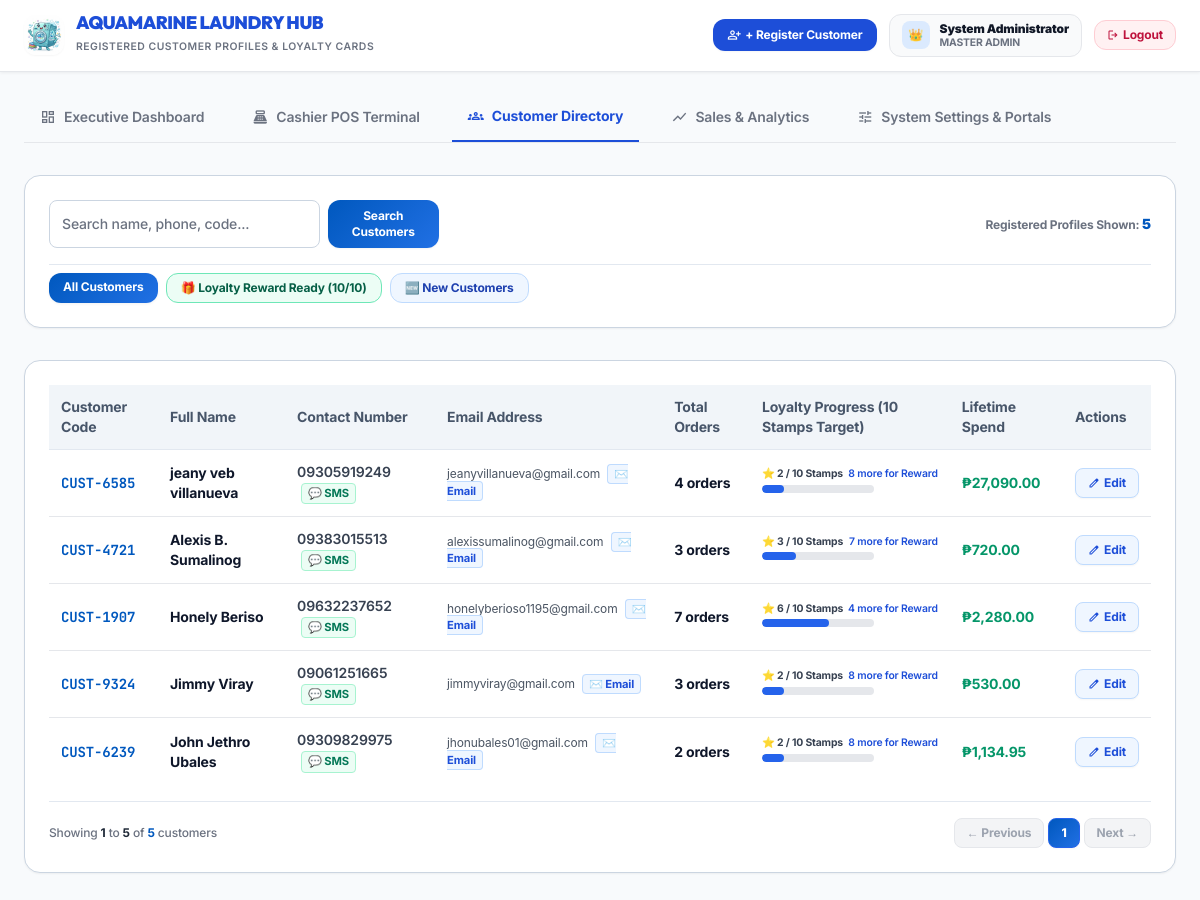
Screenshot of /pages/customers.php with the database file from the repository.
### tables this page shows
CREATE TABLE settings (
            setting_key TEXT PRIMARY KEY,
            setting_value TEXT
        );

CREATE TABLE customers (
            id INTEGER PRIMARY KEY AUTOINCREMENT,
            customer_code TEXT UNIQUE NOT NULL,
            name TEXT NOT NULL,
            contact TEXT DEFAULT 'N/A',
            email TEXT,
            address TEXT,
            created_at DATETIME DEFAULT CURRENT_TIMESTAMP
        );

### pages/customers.php (the view, shortened to what the rows shown need)
<?php
require_once __DIR__ . '/app/Database.php';
require_once __DIR__ . '/app/OrderService.php';
$orderService = new OrderService();
$db = Database::getInstance();
$search = trim($_GET['search'] ?? '');
$filter = trim($_GET['filter'] ?? 'all');
$page = max(1, (int)($_GET['page'] ?? 1));
$limit = 10;
$allCustomers = $db->fetchAll("
    SELECT
        c.*,
        COUNT(o.id) as total_orders,
        SUM(CASE WHEN o.order_status IN ('Completed', 'Claimed', 'Claimed / Completed', 'Ready for Pickup', 'Out for Delivery', 'Delivered', 'Delivered / Completed') THEN 1 ELSE 0 END) as completed_orders_count,
        COALESCE(SUM(o.paid_amount), 0) as lifetime_spend
    FROM customers c
    LEFT JOIN orders o ON o.customer_id = c.id
    WHERE c.name LIKE ? OR c.contact LIKE ? OR c.customer_code LIKE ?
    GROUP BY c.id
    ORDER BY c.id DESC
", ["%$search%", "%$search%", "%$search%"]);
$targetStamps = max(1, (int)($orderService->getSetting('loyalty_stamps_target', '11')));
$offset = ($page - 1) * $limit;
$customers = array_slice($allCustomers, $offset, $limit);
?>
<!DOCTYPE html>
<html class="light" lang="en">
<head>
    <link href="assets/css/offline-tailwind.css" rel="stylesheet"/>
    <script src="https://cdn.tailwindcss.com?plugins=forms,container-queries"></script>
    <script id="tailwind-config">
        tailwind.config = {
            darkMode: "class",
            theme: {
                extend: {
                    "colors": {
                        "primary": "#0058be",
                        "primary-container": "#2170e4",
                        "secondary": "#006c49",
                        "background": "#f8fafc",
                        "surface": "#f8fafc",
                        "on-surface": "#0f172a",
                        "on-surface-variant": "#475569",
                        "surface-container-lowest": "#ffffff",
                        "surface-container-low": "#f1f5f9"
                    },
                    "fontFamily": {
                        "headline": ["Outfit", "Plus Jakarta Sans", "sans-serif"],
                        "subheading": ["Plus Jakarta Sans", "sans-serif"],
                        "body": ["Inter", "sans-serif"],
                        "mono": ["JetBrains Mono", "monospace"]
                    }
                },
            },
        }
    </script>
</head>
<body class="bg-background font-body text-on-surface">
    <header class="bg-white border-b border-gray-200 px-6 py-3.5 sticky top-0 z-40 shadow-xs">
        <div class="max-w-7xl mx-auto flex flex-wrap items-center justify-between gap-4">
            <div class="flex items-center gap-3">
                <div>
                    <h1 class="text-lg font-black tracking-tight text-blue-700 font-headline uppercase leading-none">
                        AQUAMARINE LAUNDRY HUB
                    </h1>
                </div>
            </div>
        </div>
    </header>
    <main class="px-6 py-8 max-w-7xl mx-auto space-y-8">
        <div class="bg-surface-container-lowest p-6 rounded-2xl border border-outline shadow-sm mb-8 space-y-4">
            <div class="flex flex-wrap gap-2 pt-2 border-t">
                <a href="customers.php?filter=all<?= $search ? '&search=' . urlencode($search) : '' ?>" class="px-3.5 py-1.5 rounded-xl text-xs font-bold transition-all <?= $filter === 'all' ? 'signature-gradient text-white shadow-xs' : 'bg-gray-100 text-gray-700 hover:bg-gray-200 border border-gray-200' ?>">All Customers</a>
                <a href="customers.php?filter=reward_ready<?= $search ? '&search=' . urlencode($search) : '' ?>" class="px-3.5 py-1.5 rounded-xl text-xs font-bold transition-all <?= $filter === 'reward_ready' ? 'bg-emerald-600 text-white shadow-xs' : 'bg-emerald-50 text-emerald-800 border border-emerald-300 hover:bg-emerald-100' ?>">🎁 Loyalty Reward Ready (<?= $targetStamps ?>/<?= $targetStamps ?>)</a>
                <a href="customers.php?filter=new<?= $search ? '&search=' . urlencode($search) : '' ?>" class="px-3.5 py-1.5 rounded-xl text-xs font-bold transition-all <?= $filter === 'new' ? 'bg-blue-600 text-white shadow-xs' : 'bg-blue-50 text-blue-800 border border-blue-200 hover:bg-blue-100' ?>">🆕 New Customers</a>
            </div>
        </div>
        <div class="bg-surface-container-lowest p-6 rounded-2xl border border-outline shadow-sm">
            <div class="overflow-x-auto">
                <table class="w-full text-left text-sm border-collapse">
                    <thead>
                        <tr class="bg-surface-container-low text-on-surface-variant font-semibold border-b">
                            <th class="p-3">Customer Code</th>
                            <th class="p-3">Full Name</th>
                            <th class="p-3">Contact Number</th>
                            <th class="p-3">Email Address</th>
                            <th class="p-3">Total Orders</th>
                            <th class="p-3">Loyalty Progress (<?= $targetStamps ?> Stamps Target)</th>
                            <th class="p-3">Lifetime Spend</th>
                            <th class="p-3">Actions</th>
                        </tr>
                    </thead>
                    <tbody class="divide-y">
                        <?php if (empty($customers)): ?>
                            <tr>
                                <td colspan="8" class="text-center py-8 text-on-surface-variant">No customers found. Click <strong>Register Customer</strong> to add one.</td>
                            </tr>
                        <?php else: ?>
                            <?php foreach ($customers as $c): ?>
                                <?php
                                    $totalCompleted = (int)($c['completed_orders_count'] ?? $c['total_orders'] ?? 0);
                                    $remainder = $totalCompleted % $targetStamps;
                                    $stamps = ($totalCompleted > 0 && $remainder === 0) ? $targetStamps : $remainder;
                                    $isEligible = ($stamps === $targetStamps);
                                ?>
                                <tr class="hover:bg-surface-container-low transition-all">
                                    <td class="p-3 font-mono font-bold text-primary"><?= htmlspecialchars($c['customer_code']) ?></td>
                                    <td class="p-3 font-bold text-on-surface"><?= htmlspecialchars($c['name']) ?></td>
                                    <td class="p-3 font-semibold text-gray-700">
                                        <?= htmlspecialchars($c['contact']) ?>
                                        <?php if ($c['contact'] !== 'N/A'): ?>
                                            <button type="button" onclick="sendMobileSMS('<?= htmlspecialchars(addslashes($c['contact'])) ?>', 'Aquamarine Laundry: Hello <?= htmlspecialchars(addslashes($c['name'])) ?>, your laundry order update is ready!', this)" class="ml-1 text-2xs bg-emerald-50 text-emerald-700 px-1.5 py-0.5 rounded border border-emerald-200 font-bold hover:bg-emerald-100">💬 SMS</button>
                                        <?php endif; ?>
                                    </td>
                                    <td class="p-3 text-xs text-gray-600">
                                        <?= htmlspecialchars($c['email'] ?: 'N/A') ?>
                                        <?php if (!empty($c['email'])): ?>
                                            <a href="mailto:<?= rawurlencode($c['email']) ?>" class="ml-1 text-2xs bg-blue-50 text-blue-700 px-1.5 py-0.5 rounded border border-blue-200 font-bold">✉️ Email</a>
                                        <?php endif; ?>
                                    </td>
                                    <td class="p-3 font-bold"><?= $c['total_orders'] ?> orders</td>
                                    <td class="p-3">
                                        <?php
                                            $loyaltyDataJson = htmlspecialchars(json_encode([
                                                'id' => $c['id'],
                                                'name' => $c['name'],
                                                'code' => $c['customer_code'],
                                                'contact' => $c['contact'],
                                                'total_orders' => $totalCompleted,
                                                'stamps' => $stamps,
                                                'target_stamps' => $targetStamps,
                                                'is_eligible' => $isEligible
                                            ]), ENT_QUOTES, 'UTF-8');
                                        ?>
                                        <?php if ($isEligible): ?>
                                            <button type="button" onclick="openLoyaltyModal(<?= $loyaltyDataJson ?>)" class="inline-flex items-center gap-1 bg-emerald-100 text-emerald-900 border border-emerald-300 px-2.5 py-1 rounded-lg text-xs font-bold shadow-2xs hover:bg-emerald-200 cursor-pointer">
                                                🎁 REWARD READY!
                                            </button>
                                        <?php else: ?>
                                            <button type="button" onclick="openLoyaltyModal(<?= $loyaltyDataJson ?>)" class="space-y-1 text-left w-full hover:opacity-80 cursor-pointer">
                                                <div class="flex justify-between items-center text-3xs font-bold text-gray-700">
                                                    <span>⭐ <?= $stamps ?> / <?= $targetStamps ?> Stamps</span>
                                                    <span class="text-blue-700 font-semibold"><?= max(0, $targetStamps - $stamps) ?> more for Reward</span>
                                                </div>
                                                <div class="w-28 bg-gray-200 h-2 rounded-full overflow-hidden">
                                                    <div class="bg-blue-600 h-full rounded-full transition-all" style="width: <?= min(100, round(($stamps / $targetStamps) * 100)) ?>%;"></div>
                                                </div>
                                            </button>
                                        <?php endif; ?>
                                    </td>
                                    <td class="p-3 font-bold text-emerald-600">₱<?= number_format($c['lifetime_spend'], 2) ?></td>
                                    <td class="p-3">
                                        <button type="button" onclick="editCustomer(<?= htmlspecialchars(json_encode($c), ENT_QUOTES, 'UTF-8') ?>)" class="text-blue-700 bg-blue-50 border border-blue-200 px-3 py-1.5 rounded-lg text-xs font-bold hover:bg-blue-100 flex items-center gap-1 shadow-2xs cursor-pointer">
                                            <span class="material-symbols-outlined text-xs">edit</span> Edit
                                        </button>
                                    </td>
                                </tr>
                            <?php endforeach; ?>
                        <?php endif; ?>
                    </tbody>
                </table>
            </div>
        </div>
    </main>
</body>
</html>

### rows the page displays
settings: setting_value "10"
customers: customer_code "CUST-6585", name "jeany veb villanueva", contact "09305919249", email "jeanyvillanueva@gmail.com", total_orders "4", stamps "2", max(0, $targetStamps - $stamps) "8", min(100, round(($stamps / $targetStamps) * 100)) 20 (drawn), lifetime_spend "27,090.00"
customers: customer_code "CUST-4721", name "Alexis B. Sumalinog", contact "09383015513", email "alexissumalinog@gmail.com", total_orders "3", stamps "3", max(0, $targetStamps - $stamps) "7", min(100, round(($stamps / $targetStamps) * 100)) 30 (drawn), lifetime_spend "720.00"
customers: customer_code "CUST-1907", name "Honely Beriso", contact "09632237652", email "honelyberioso1195@gmail.com", total_orders "7", stamps "6", max(0, $targetStamps - $stamps) "4", min(100, round(($stamps / $targetStamps) * 100)) 60 (drawn), lifetime_spend "2,280.00"
customers: customer_code "CUST-9324", name "Jimmy Viray", contact "09061251665", email "jimmyviray@gmail.com", total_orders "3", stamps "2", max(0, $targetStamps - $stamps) "8", min(100, round(($stamps / $targetStamps) * 100)) 20 (drawn), lifetime_spend "530.00"
customers: customer_code "CUST-6239", name "John Jethro Ubales", contact "09309829975", email "jhonubales01@gmail.com", total_orders "2", stamps "2", max(0, $targetStamps - $stamps) "8", min(100, round(($stamps / $targetStamps) * 100)) 20 (drawn), lifetime_spend "1,134.95"

### other values shown
$_SESSION['full_name'] "System Administrator"
count($customers) "5"
min($offset + 1, $totalCustomersCount) "1"
min($offset + $limit, $totalCustomersCount) "5"
$totalCustomersCount "5"
